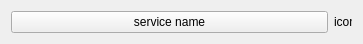
<?xml version="1.0" encoding="UTF-8"?>
<ui version="4.0">
 <class>AddAccountWidget</class>
 <widget class="QWidget" name="AddAccountWidget">
  <property name="geometry">
   <rect>
    <x>0</x>
    <y>0</y>
    <width>363</width>
    <height>44</height>
   </rect>
  </property>
  <property name="windowTitle">
   <string>Form</string>
  </property>
  <layout class="QHBoxLayout" name="horizontalLayout">
   <item>
    <widget class="QPushButton" name="serviceButton">
     <property name="text">
      <string>service name</string>
     </property>
    </widget>
   </item>
   <item>
    <widget class="QLabel" name="successIndicator">
     <property name="minimumSize">
      <size>
       <width>18</width>
       <height>18</height>
      </size>
     </property>
     <property name="maximumSize">
      <size>
       <width>18</width>
       <height>18</height>
      </size>
     </property>
     <property name="text">
      <string>icon</string>
     </property>
    </widget>
   </item>
  </layout>
 </widget>
 <resources/>
 <connections/>
</ui>
